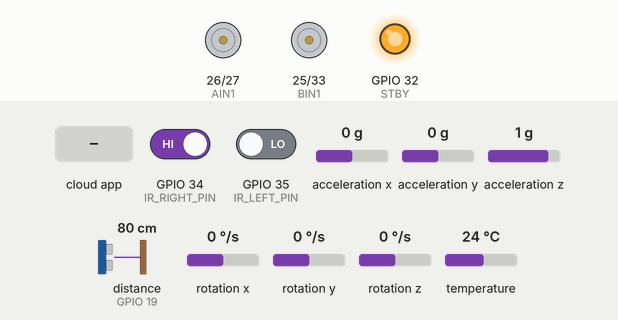
Simulated run of this sketch. Board: ESP32. Parts: motor-driver pin pairs drawn as motors (green arrow = first pin HIGH = forward, orange = second pin HIGH = backward, longer = more drive, scaled by the enable pin, stopped while the standby pin is LOW), output pins drawn as LEDs (lit = HIGH). Wiring (inferred from the names in the program): ultrasonic range finder: trigger GPIO 18; echo GPIO 19. The test bench sets the inputs (shaded band); at power-on: GPIO 34 (IR_RIGHT_PIN) HIGH, GPIO 35 (IR_LEFT_PIN) LOW, acceleration x 0 g, acceleration y 0 g, acceleration z 1 g, distance to the obstacle (sensor on GPIO 19) 80 cm, rotation x 0 °/s, rotation y 0 °/s, rotation z 0 °/s, temperature 24 °C. The echo pulse lasts 58.3 µs per cm; WiFi joins after 1.5 s; servers stay silent unless stated; the local clock reads 2024-03-15 10:24:30 at power-on unless the sketch sets it; the Firebase database answers and starts empty; pins used as bus, display or sensor lines are not drawn; what the sketch prints to the serial monitor is not drawn.

Above: at 3.3 s.
3.4 s: the phone or cloud app sets speed to 1
6.4 s: the phone or cloud app sets command to backward
At 8.8 s:
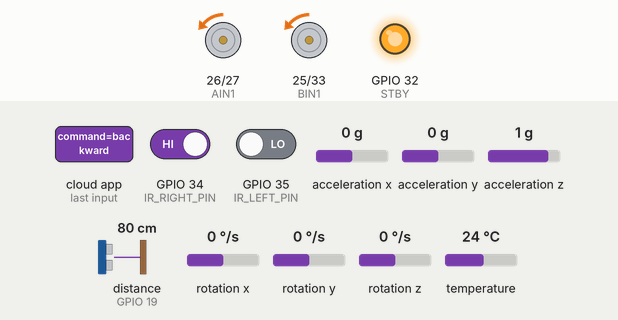
9.1 s: the phone or cloud app sets speed to 0
At 10.9 s:
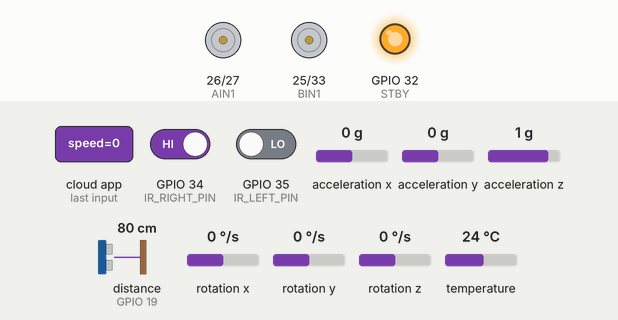
12.0 s: the phone or cloud app sets command to left
14.7 s: the phone or cloud app sets command to forward
16.2 s: the phone or cloud app sets mode to auto
Timing chart, 0 to 19.2 s (numbered marks = the images above; inputs shaded):
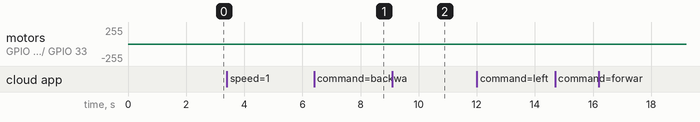

Measured:
- after the input at 6.4 s, motor on GPIO 26 (AIN1) / GPIO 27 (AIN2), motor on GPIO 25 (BIN1) / GPIO 33 (BIN2): stopped → backward 1/255 after 1.3 s
- after the input at 9.1 s, motor on GPIO 26 (AIN1) / GPIO 27 (AIN2), motor on GPIO 25 (BIN1) / GPIO 33 (BIN2): backward 1/255 → stopped after 1.5 s

The sketch:

esp32_thesis_car.ino
```cpp
// === Include Libraries ===
#include <WiFi.h>                         // For Wi-Fi connectivity
#include <Wire.h>                         // For I2C communication
#include <Firebase_ESP_Client.h>         // Firebase client library for ESP32
#include "addons/RTDBHelper.h"           // Firebase Realtime DB helper functions
#include "addons/TokenHelper.h"          // Token handling for Firebase authentication
#include <Adafruit_MPU6050.h>            // MPU6050 sensor library for motion data
#include <Adafruit_Sensor.h>             // Unified sensor abstraction
#include <time.h>                         // For real-time clock and timestamps

// === Project-specific Modules ===
#include "robot_utils.h"                 // Utility functions for the robot
#include "wifi_setup.h"                  // Wi-Fi connection setup
#include "firebase_setup.h"              // Firebase initialization
#include "time_sync.h"                   // Time synchronization over NTP
#include "motor_control.h"               // Motor movement functions
#include "sensor_readings.h"             // Sensor data acquisition functions

// === Firebase Globals ===
FirebaseData fbdo;
FirebaseAuth auth;
FirebaseConfig config;
bool signupOK = false;                   // Track if Firebase sign-up succeeded

// === Sensor & State Variables ===
Adafruit_MPU6050 mpu;
int currentSpeed = 180;
String command = "", mode = "manual", status = "moving";
int distanceCM = 100;
bool waitingForTask = false;

static float lastPitch = 0.0, lastRoll = 0.0;
const float threshold = 1.0;             // Orientation update threshold

// === Timing Variables ===
unsigned long lastFirebaseUpdate = 0;
const unsigned long firebaseInterval = 300;     // Firebase update interval
unsigned long lastMemoryCheck = 0;
const unsigned long memoryCheckInterval = 5000; // Memory diagnostics interval
unsigned long waitingStartTime = 0;             // Track waiting start time

// === IR Sensor State Checks ===
bool isLeftBlack() { return digitalRead(IR_LEFT_PIN) == LOW; }
bool isRightBlack() { return digitalRead(IR_RIGHT_PIN) == LOW; }

// === Initial Setup Function ===
void setup() {
  Serial.begin(115200);
  setupMotors();
  setupSensors();
  setupMPU(mpu);
  connectWiFi();
  initTime();
  setupFirebase(config, auth, fbdo, signupOK);
  setInitialValues(fbdo, currentSpeed); // Set initial Firebase state

  Serial.printf("⏱️ Initial time (sec): %lu\n", time(nullptr));
  Serial.printf("⚙️ ESP32 CPU Frequency: %d MHz\n", ESP.getCpuFreqMHz());
}

// === Firebase Logging Utility ===
void logEvent(const String &message) {
  time_t now = time(nullptr);
  struct tm *tm_info = localtime(&now);
  char buffer[30];
  strftime(buffer, sizeof(buffer), "%Y-%m-%d_%H-%M-%S", tm_info);
  String path = "/robot/logs/" + String(buffer);

  if (Firebase.RTDB.setString(&fbdo, path, message)) {
    Serial.println("✅ Log: " + message);
  } else {
    Serial.println("❌ Log failed: " + fbdo.errorReason());
  }
}

// === Main Loop ===
void loop() {
  unsigned long now = millis();

  // --- Ultrasonic Sensor Update Monitoring ---
  static int lastUltrasonic = 0;
  static unsigned long lastUltrasonicUpdate = 0;
  int currentUltrasonic = getUltrasonicDistance();
  if (currentUltrasonic != lastUltrasonic) {
    unsigned long delta = now - lastUltrasonicUpdate;
    Firebase.RTDB.pushInt(&fbdo, "/diagnostics/ultrasonic_update_times", delta);
    Serial.printf("📡 Ultrasonic updated: Δ%lu ms\n", delta);
    lastUltrasonicUpdate = now;
    lastUltrasonic = currentUltrasonic;
  }
  distanceCM = currentUltrasonic;

  // --- Autonomous Line-Following and Checkpoint Logic ---
  if (mode == "auto" && !waitingForTask) {
    bool leftBlack = getIRBoolState(IR_LEFT_PIN);
    bool rightBlack = getIRBoolState(IR_RIGHT_PIN, true);

    if (distanceCM <= 20) {
      move("stop", currentSpeed); // Obstacle detected
    } else if (leftBlack && rightBlack) {
      move("stop", 0);  // Checkpoint reached
      Firebase.RTDB.setString(&fbdo, "/robot/status", "waiting");
      logEvent("📍 Checkpoint reached. Waiting for arm task.");
      waitingStartTime = millis();
      waitingForTask = true;
    } else if (leftBlack) {
      move("left", 100);
    } else if (rightBlack) {
      move("right", 100);
    } else {
      move("forward", currentSpeed);
    }
  }

  // --- Firebase Update Section ---
  if (now - lastFirebaseUpdate >= firebaseInterval && Firebase.ready() && signupOK) {
    lastFirebaseUpdate = now;

    // -- App → Firebase → ESP Latency Check --
    unsigned long sentTimeMs = 0;
    bool processed = true;
    if (Firebase.RTDB.getInt(&fbdo, "/latency_test/app_to_esp/timestamp_sent")) {
      sentTimeMs = fbdo.intData();
    }
    if (Firebase.RTDB.getBool(&fbdo, "/latency_test/app_to_esp/processed")) {
      processed = fbdo.boolData();
    }
    if (!processed && sentTimeMs > 0) {
      time_t currentSec = time(nullptr);
      if (currentSec > 1700000000) { // Valid time check
        unsigned long currentTimeMs = currentSec * 1000UL;
        long latencyMs = (long)currentTimeMs - (long)sentTimeMs;
        if (latencyMs >= 0 && latencyMs <= 5000) {
          Serial.printf("✅ App → Firebase → ESP latency (ms): %ld\n", latencyMs);
          Firebase.RTDB.pushInt(&fbdo, "/latency_test/app_to_esp/latency_logs", latencyMs);
          Firebase.RTDB.setBool(&fbdo, "/latency_test/app_to_esp/processed", true);
        }
      }
    }

    // -- ESP → Firebase → App Latency Check --
    bool espRequest = false;
    if (Firebase.RTDB.getBool(&fbdo, "/latency_test/esp_to_app/request")) {
      espRequest = fbdo.boolData();
    }
    if (espRequest) {
      time_t currentSec = time(nullptr);
      if (currentSec > 1700000000) {
        unsigned long nowTimeMs = currentSec * 1000UL;
        Firebase.RTDB.setInt(&fbdo, "/latency_test/esp_to_app/timestamp_sent", nowTimeMs);
        Firebase.RTDB.setBool(&fbdo, "/latency_test/esp_to_app/request", false);
        Serial.println("📤 ESP → App latency timestamp sent.");
      }
    }

    // -- Sensor and Status Updates --
    mode = getStringFromFirebase(fbdo, "/robot/mode");
    currentSpeed = getIntFromFirebase(fbdo, "/robot/speed");

    Firebase.RTDB.setString(&fbdo, "/robot/sensors/ir_left", isLeftBlack() ? "Black" : "White");
    Firebase.RTDB.setString(&fbdo, "/robot/sensors/ir_right", isRightBlack() ? "Black" : "White");
    Firebase.RTDB.setInt(&fbdo, "/robot/sensors/ultrasonic", distanceCM);

    // --- Orientation (Pitch & Roll) Update ---
    sensors_event_t a, g, temp;
    mpu.getEvent(&a, &g, &temp);
    float pitch = atan2(a.acceleration.y, a.acceleration.z) * 180 / PI;
    float roll = atan2(-a.acceleration.x, sqrt(a.acceleration.y * a.acceleration.y + a.acceleration.z * a.acceleration.z)) * 180 / PI;

    if (abs(pitch - lastPitch) > threshold) {
      Firebase.RTDB.setFloat(&fbdo, "/robot/orientation/pitch", pitch);
      lastPitch = pitch;
    }
    if (abs(roll - lastRoll) > threshold) {
      Firebase.RTDB.setFloat(&fbdo, "/robot/orientation/roll", roll);
      lastRoll = roll;
    }

    // --- Manual Control via App ---
    if (mode == "manual") {
      command = getStringFromFirebase(fbdo, "/robot/command");
      move(command, currentSpeed);
    }

    // --- Task Completion Handling ---
    if (mode == "auto" && waitingForTask) {
      status = getStringFromFirebase(fbdo, "/robot/status");
      if (status == "task_done") {
        unsigned long completionTime = millis() - waitingStartTime;
        Serial.printf("⏱️ Task completion time: %lu ms\n", completionTime);
        Firebase.RTDB.pushInt(&fbdo, "/task_metrics/completion_times", completionTime);
        logEvent("✅ Task completed in " + String(completionTime) + " ms");
        move("forward", currentSpeed);
        delay(400);
        Firebase.RTDB.setString(&fbdo, "/robot/status", "moving");
        waitingForTask = false;
      }
    }
  }

  // --- Memory Usage Monitoring ---
  if (now - lastMemoryCheck >= memoryCheckInterval && Firebase.ready() && signupOK) {
    lastMemoryCheck = now;
    int freeHeap = ESP.getFreeHeap();
    Serial.printf("📉 Free Heap: %d bytes\n", freeHeap);
    Firebase.RTDB.pushInt(&fbdo, "/metrics/memory_usage", freeHeap);
  }
}
```

firebase_setup.h
```cpp
#ifndef FIREBASE_SETUP_H
#define FIREBASE_SETUP_H

#include <Firebase_ESP_Client.h>

// Local configuration (copy secrets.example.h to secrets.h).
#include "secrets.h"

// === setupFirebase ===
// Initializes the Firebase connection and performs anonymous sign-up.
// Parameters:
//   - config: Firebase configuration structure
//   - auth: Firebase authentication structure
//   - fbdo: Firebase data object reference
//   - signupOK: Output boolean indicating whether sign-up succeeded
void setupFirebase(FirebaseConfig &config, FirebaseAuth &auth, FirebaseData &fbdo, bool &signupOK) {
  // Set API key and database URL
  config.api_key = API_KEY;
  config.database_url = DATABASE_URL;

  // Use anonymous sign-in (empty credentials)
  auth.user.email = "";
  auth.user.password = "";

  Serial.println("\u23f3 Attempting Firebase signUp...");
  signupOK = Firebase.signUp(&config, &auth, "", "");  // Perform anonymous sign-up

  if (!signupOK) {
    Serial.print("\u274c signUp failed: ");
    Serial.println(config.signer.signupError.message.c_str());
    return;
  }

  // Start Firebase with given config and auth
  Firebase.begin(&config, &auth);
  Firebase.reconnectWiFi(true);  // Enable auto-reconnection

  // Wait for Firebase to be ready, timeout after 10 seconds
  Serial.println("\u23f3 Waiting for Firebase ready...");
  unsigned long startTime = millis();
  while (!Firebase.ready()) {
    if (millis() - startTime > 10000) {
      Serial.println("\u274c Firebase not ready after 10s");
      signupOK = false;
      return;
    }
    delay(200);
  }

  Serial.println("\u2705 Firebase is ready and authenticated!");
  signupOK = true;
}

#endif  // FIREBASE_SETUP_H
```

motor_control.h
```cpp
#ifndef MOTOR_CONTROL_H
#define MOTOR_CONTROL_H

// === Motor Driver Pin Definitions ===
// These are GPIO pins connected to the motor driver inputs
#define AIN2 27     // Motor A input 2
#define AIN1 26     // Motor A input 1
#define PWMA 14     // Motor A PWM speed control
#define BIN1 25     // Motor B input 1
#define BIN2 33     // Motor B input 2
#define PWMB 12     // Motor B PWM speed control
#define STBY 32     // Standby pin to enable/disable motor driver

// === setupMotors ===
// Configures all motor-related pins as outputs and enables motor driver
void setupMotors() {
  pinMode(AIN1, OUTPUT); pinMode(AIN2, OUTPUT); pinMode(PWMA, OUTPUT);
  pinMode(BIN1, OUTPUT); pinMode(BIN2, OUTPUT); pinMode(PWMB, OUTPUT);
  pinMode(STBY, OUTPUT);
  digitalWrite(STBY, HIGH);  // Enable motor driver by pulling STBY high
}

// === move ===
// Controls motor direction and speed based on the given command.
// Parameters:
//   - cmd: Direction command ("forward", "backward", "left", "right", or other for stop)
//   - currentSpeed: PWM speed value (0-255)
void move(String cmd, int currentSpeed) {
  if (cmd == "forward") {
    // Move both motors forward
    digitalWrite(AIN1, HIGH); digitalWrite(AIN2, LOW);
    digitalWrite(BIN1, HIGH); digitalWrite(BIN2, LOW);
  } else if (cmd == "backward") {
    // Move both motors backward
    digitalWrite(AIN1, LOW); digitalWrite(AIN2, HIGH);
    digitalWrite(BIN1, LOW); digitalWrite(BIN2, HIGH);
  } else if (cmd == "left") {
    // Rotate left: left motor backward, right motor forward
    digitalWrite(AIN1, LOW); digitalWrite(AIN2, HIGH);
    digitalWrite(BIN1, HIGH); digitalWrite(BIN2, LOW);
  } else if (cmd == "right") {
    // Rotate right: left motor forward, right motor backward
    digitalWrite(AIN1, HIGH); digitalWrite(AIN2, LOW);
    digitalWrite(BIN1, LOW); digitalWrite(BIN2, HIGH);
  } else {
    // Stop motors
    digitalWrite(AIN1, LOW); digitalWrite(AIN2, LOW);
    digitalWrite(BIN1, LOW); digitalWrite(BIN2, LOW);
  }

  // Apply speed using PWM
  analogWrite(PWMA, currentSpeed);
  analogWrite(PWMB, currentSpeed);
}

#endif  // MOTOR_CONTROL_H
```

robot_utils.h
```cpp
#ifndef ROBOT_UTILS_H
#define ROBOT_UTILS_H

#include <Arduino.h>
#include <Firebase_ESP_Client.h>

// === Constants for IR Sensor Interpretation ===
#define BLACK "Black"
#define WHITE "White"

// === getIRState ===
// Reads an IR sensor and returns a string "Black" or "White"
// Useful for Firebase logging or display
// Parameters:
//   - pin: the GPIO pin connected to the IR sensor
//   - invert: set to true if the sensor output logic is inverted
inline String getIRState(int pin, bool invert = false) {
  int reading = digitalRead(pin);
  if (invert) reading = !reading;
  return reading == LOW ? BLACK : WHITE;
}

// === getIRBoolState ===
// Reads an IR sensor and returns a boolean indicating black detection
// Used in control logic for line following
// Parameters:
//   - pin: the GPIO pin connected to the IR sensor
//   - invert: set to true if the sensor output logic is inverted
// Returns:
//   - true if the sensor detects a black line, false otherwise
inline bool getIRBoolState(int pin, bool invert = false) {
  int reading = digitalRead(pin);
  return invert ? reading == HIGH : reading == LOW;  // true = sees black line
}

// === getStringFromFirebase ===
// Retrieves a string value from the Firebase Realtime Database
// Parameters:
//   - fbdo: Firebase data object reference
//   - path: Database path to fetch the string from
// Returns:
//   - The string value if successful, otherwise an empty string
inline String getStringFromFirebase(FirebaseData &fbdo, const String &path) {
  if (Firebase.RTDB.getString(&fbdo, path)) {
    return fbdo.stringData();
  }
  return "";
}

// === getIntFromFirebase ===
// Retrieves an integer value from the Firebase Realtime Database
// Parameters:
//   - fbdo: Firebase data object reference
//   - path: Database path to fetch the integer from
// Returns:
//   - The integer value if successful, otherwise 0
inline int getIntFromFirebase(FirebaseData &fbdo, const String &path) {
  if (Firebase.RTDB.getInt(&fbdo, path)) {
    return fbdo.intData();
  }
  return 0;
}

// === setInitialValues ===
// Initializes default robot state in Firebase on boot
// Parameters:
//   - fbdo: Firebase data object reference
//   - speed: The initial robot movement speed
inline void setInitialValues(FirebaseData &fbdo, int speed) {
  Firebase.RTDB.setString(&fbdo, "/robot/mode", "manual");
  Firebase.RTDB.setString(&fbdo, "/robot/status", "moving");
  Firebase.RTDB.setString(&fbdo, "/robot/command", "stop");
  Firebase.RTDB.setInt(&fbdo, "/robot/speed", speed);
}

#endif  // ROBOT_UTILS_H
```

secrets.example.h
```cpp
#ifndef PROJECT_SECRETS_H
#define PROJECT_SECRETS_H
// Copy to secrets.h and fill in local configuration. Do not commit secrets.h.
#define WIFI_SSID "YOUR_WIFI_SSID"
#define WIFI_PASSWORD "YOUR_WIFI_PASSWORD"
#define API_KEY "YOUR_FIREBASE_API_KEY"
#define DATABASE_URL "https://YOUR_DATABASE.firebasedatabase.app/"
#endif
```

sensor_readings.h
```cpp
#ifndef SENSOR_READINGS_H
#define SENSOR_READINGS_H

#include <Adafruit_MPU6050.h>
#include <Adafruit_Sensor.h>

// === Pin Definitions ===
// Define GPIO pins connected to sensors
#define IR_LEFT_PIN 35     // Left infrared sensor
#define IR_RIGHT_PIN 34    // Right infrared sensor
#define TRIG_PIN 18        // Ultrasonic trigger pin
#define ECHO_PIN 19        // Ultrasonic echo pin

// === setupSensors ===
// Initializes all sensor-related pins (IR and Ultrasonic)
void setupSensors() {
  pinMode(IR_LEFT_PIN, INPUT);
  pinMode(IR_RIGHT_PIN, INPUT);
  pinMode(TRIG_PIN, OUTPUT);
  pinMode(ECHO_PIN, INPUT);
}

// === getUltrasonicDistance ===
// Measures distance using an ultrasonic sensor (HC-SR04 compatible)
// Returns:
//   - Distance in centimeters based on time of flight calculation
int getUltrasonicDistance() {
  digitalWrite(TRIG_PIN, LOW);
  delayMicroseconds(2);
  digitalWrite(TRIG_PIN, HIGH);
  delayMicroseconds(10);
  digitalWrite(TRIG_PIN, LOW);

  long duration = pulseIn(ECHO_PIN, HIGH);  // Time taken for echo to return
  return duration * 0.034 / 2;              // Convert to distance in cm
}

// === setupMPU ===
// Initializes the MPU6050 sensor with custom ranges and bandwidth
// Parameters:
//   - mpu: Reference to the Adafruit_MPU6050 object
void setupMPU(Adafruit_MPU6050 &mpu) {
  if (!mpu.begin()) {
    Serial.println("MPU6050 not found");
    while (1) delay(10);  // Halt execution if sensor is not found
  }

  // Configure sensor sensitivity
  mpu.setAccelerometerRange(MPU6050_RANGE_8_G);
  mpu.setGyroRange(MPU6050_RANGE_500_DEG);
  mpu.setFilterBandwidth(MPU6050_BAND_5_HZ);
}

#endif  // SENSOR_READINGS_H
```

time_sync.h
```cpp
#ifndef TIME_SYNC_H
#define TIME_SYNC_H

#include <time.h>

// === initTime ===
// Initializes and synchronizes the ESP32 system time using NTP servers.
// This function ensures that a valid UNIX timestamp is retrieved before proceeding.
// Uses public NTP servers for global time accuracy.
//
// Behavior:
// - Tries to sync time with "pool.ntp.org" and "time.nist.gov"
// - Waits until the time is successfully retrieved or until a timeout (15 seconds)
// - Logs the current UNIX timestamp once synced
void initTime() {
  // Configure NTP servers (no timezone offset, use defaults)
  configTime(0, 0, "pool.ntp.org", "time.nist.gov");

  struct tm timeinfo;
  int attempts = 0;

  // Try fetching valid time, retry up to 15 times (15 seconds)
  while (!getLocalTime(&timeinfo) || time(nullptr) < 1700000000) {
    Serial.print("⏱️ Waiting for NTP time sync... ");
    Serial.println(time(nullptr));
    delay(1000);  // wait 1 second before retry
    if (++attempts > 15) {
      Serial.println("❌ NTP sync timeout after 15 seconds!");
      return;
    }
  }

  // Print the valid synced UNIX timestamp
  time_t now = time(nullptr);
  Serial.print("✅ NTP time synced: ");
  Serial.println(now);
}

#endif  // TIME_SYNC_H
```

wifi_setup.h
```cpp
#ifndef WIFI_SETUP_H
#define WIFI_SETUP_H

#include <WiFi.h>

// Local configuration (copy secrets.example.h to secrets.h).
#include "secrets.h"

// === connectWiFi ===
// Connects the ESP32 to a specified Wi-Fi network using the defined credentials.
// Displays connection progress via serial monitor.
void connectWiFi() {
  WiFi.begin(WIFI_SSID, WIFI_PASSWORD);  // Initiate Wi-Fi connection

  // Wait until the connection is established
  while (WiFi.status() != WL_CONNECTED) {
    delay(300);
    Serial.print(".");  // Print progress dots while connecting
  }

  // Print confirmation once connected
  Serial.println("\nWiFi connected");
}

#endif  // WIFI_SETUP_H
```
